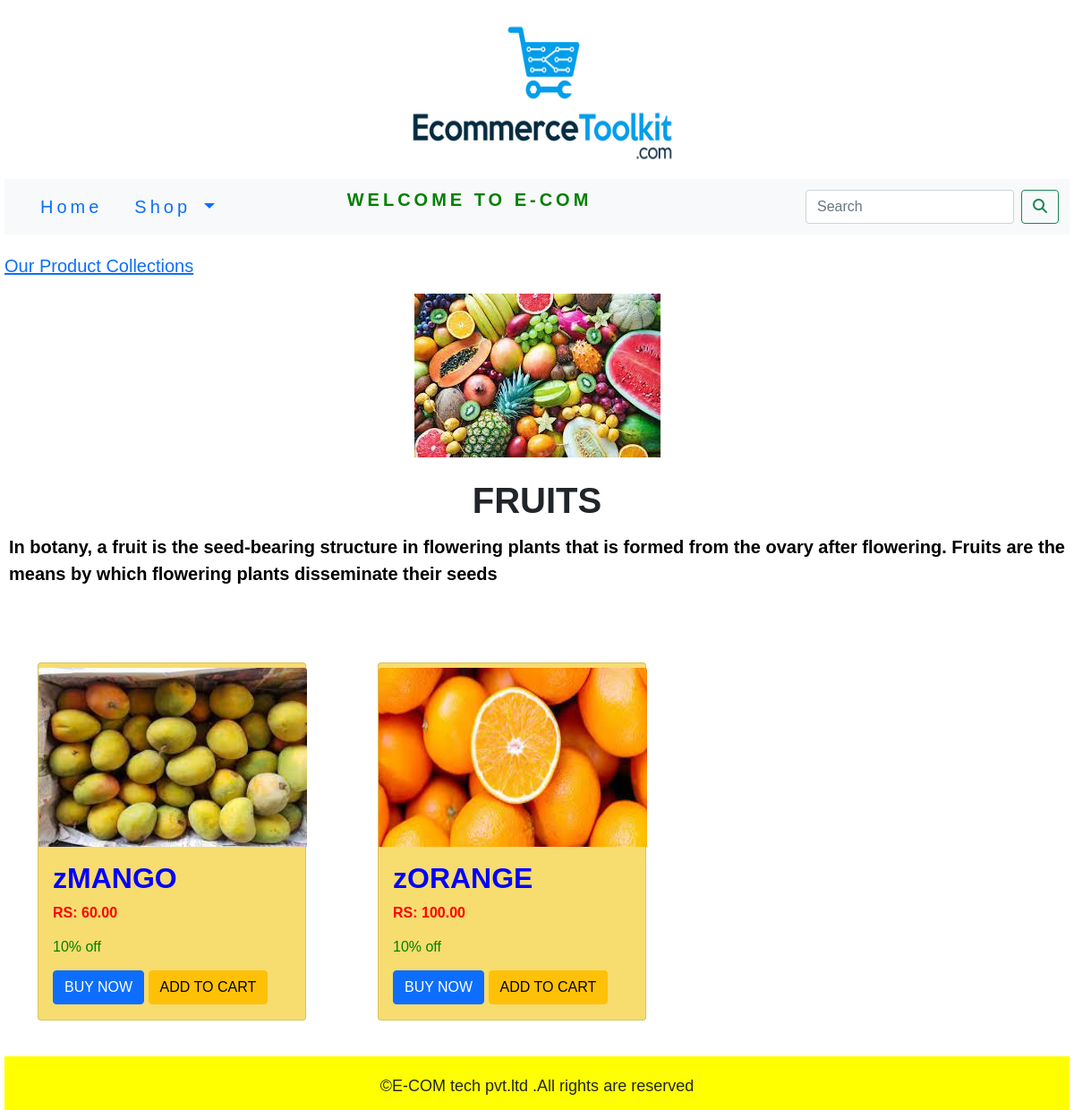
Screenshot of /app1/fruits/ with the database file from the repository.
### app1/models.py (models this page shows, shortened)
class category(models.Model):
    name=models.CharField(max_length=250,unique=True)
    slug=models.SlugField(max_length=250,unique=True)
    desc=models.TextField(blank=True)
    img=models.ImageField(upload_to='category',blank=True)
    class Meta:
        ordering=('name',)
        verbose_name='category'
        verbose_name_plural='categories'
    def get_url(self):
        return reverse('app1:products_by_category',args=[self.slug])

class product(models.Model):
    name=models.CharField(max_length=250,unique=True)
    slug=models.SlugField(max_length=250,unique=True)
    desc=models.TextField()
    price=models.DecimalField(max_digits=10,decimal_places=2)
    category=models.ForeignKey('category',on_delete=models.CASCADE)
    img=models.ImageField(upload_to='products',blank=True)
    stock=models.IntegerField()
    available=models.BooleanField(default=True)
    created=models.DateTimeField(auto_now_add=True)
    updated=models.DateTimeField(auto_now=True)
    class Meta:
        ordering=('name',)
        verbose_name='product'
        verbose_name_plural='products'
    def get_url(self):
        return reverse('app1:prodCatdetail',args=[self.category.slug,self.slug])

### app1/views.py (the view)
# urls.py: path('',views.allProdCat,name='allProdCat'),
def allProdCat(request,c_slug=None):
    c_page=None
    products=None
    if c_slug != None:
        c_page=get_object_or_404(category,slug=c_slug)
        products=product.objects.all().filter(category=c_page,available=True)
    else:
        products=product.objects.all().filter(available=True)
    paginator1=Paginator(products,6)
    try:
        page1=int(request.GET.get('page','1'))
    except:
        page1=1
    try:
        prod1=paginator1.page(page1)
    except (EmptyPage,InvalidPage):
        prod1=paginator1.page(paginator1.num_pages)
    return render(request,'category.html',{'category':c_page,'products':products,'pro':prod1})

### app1/context_processors.py (called while the page is built)
def menu_links(request):
    links=category.objects.all()
    return dict(link_key=links)

### cart/context_processors.py (called while the page is built)
def counter(request):
    item_count = 0
    if 'admin' in request.path:
        return {}
    else:
        try:
            cart1=cart.objects.filter(cart_id=cart_id(request))
            cart_item1=cartitem.objects.all().filter(cart=cart1[:1])
            for c_item in cart_item1:
                item_count += c_item.quantity
        except cart.DoesNotExist:
            item_count = 0
    return dict(item_c_key=item_count)

### cart/views.py (called while the page is built)
def cart_id(request):
    cart1=request.session.session_key
    if not cart1:
        cart1=request.session.create()
    return cart1

### templates/category.html (shortened to what this page needs)
{% extends 'base.html' %}
{% load static %}
{% block content %}
  {% if category %}
    <div class="row my_row">
        <div class="mx_auto">
            <P><a href="{% url 'app1:allProdCat' %}">Our Product Collections</a></P>
        </div>
    </div>
  {% endif %}
  <div>
      {% if category %}
        <div>
            <img class="my_image" src="{{category.img.url}}" alt="{{category.name}}">
        </div>
        <br>
        <div>
            <h1 class="text-center font_class"><b>{{category.name}}</b></h1>
            <p class="text-justify my_desc"><b>{{category.desc}}</b></p>
        </div><br>
      <br>
      {% endif %}
  </div>
  <div class="container">
      <div class="row">
          {% for i in pro %}
          <div class="col-md-4 my_card">
          <div class="card" style="width: 300px; height:400px; background-color:#F7DC6F">
          <div>
              <div>
                  <a  href="{{i.get_url}}"><img class="card-img-top my_card_img" src="{{i.img.url}}" alt="{{i.name}}"></a>
              </div>
          </div>
          <div class="card-body">
                  <h2 class="card-title my_card_title">{{i.name}}</h2>
                  <p class="card-text my_card_text">RS: {{i.price}}<h6 style="color:green">10% off</h6></p>
              <div>
                  <a href="#" class="btn btn-primary">BUY NOW</a>
                  <a href="{% url 'cart:add_cart' i.id %}" class="btn btn-warning">ADD TO CART</a>
              </div>
          </div>
          </div>
          </div>
          {% endfor %}
      </div>
  </div>
{% endblock %}

### static/css/custom1.css (style rules this page uses)
body { font-family: 'Kdam Thmor Pro', sans-serif; }
.my_row { padding-top:20px; }
.my_row .mx_auto { color:red; font-size:20px; }
.my_desc { font-family: 'Gentium Plus', serif; font-family: 'Kdam Thmor Pro', sans-serif; font-size:20px; color:black; text-align: justify; font-weight: bold; padding-left:5px; padding-right:5px; padding-top:5px; }
.my_image { display: block; margin-left: auto; margin-right: auto; width: auto; }
.my_card_img { display: block; text-align: center; margin-top: 5px; width: 300px; height:200px; }
.my_card { padding-top:20px; padding-bottom:40px; }
.my_card_title { color:blue; font-weight: bold; }
.my_card_text { color:red; font-weight: bold; }

### rows the page displays
category: img (picture), name "FRUITS", desc "In botany, a fruit is the seed-bearing structure in flowering plants that is formed from the ovary after flowering. Fruits are the means by which flowering plants disseminate their seeds"
product: img (picture), name "zMANGO", price "60.00"
product: img (picture), name "zORANGE", price "100.00"
